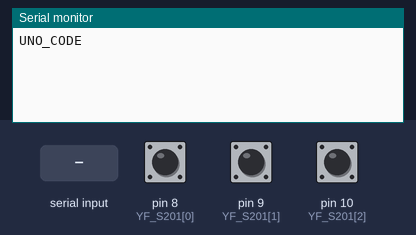
This sketch was run on a simulated Arduino Uno, built with avr-gcc and run on an emulated ATmega328P. On the bench: the last lines printed to the serial monitor. The inputs (shaded band) are chosen by the test bench; at power-on: pin 8 (YF_S201[0]) HIGH, pin 10 (YF_S201[2]) HIGH, pin 9 (YF_S201[1]) HIGH.

Above: at 1.2 s.
1.3 s: "a" received over the second serial link
At 1.9 s:
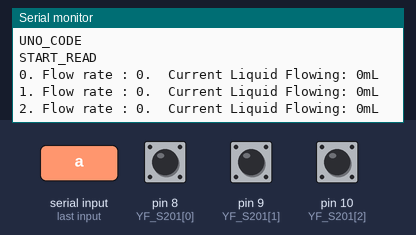
2.8 s: pin 8 (YF_S201[0]) pulled LOW for 0.15 s
At 5.5 s:
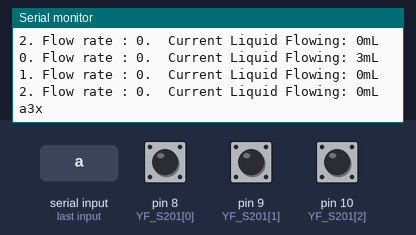
5.9 s: pin 10 (YF_S201[2]) pulled LOW for 0.15 s
At 8.7 s:
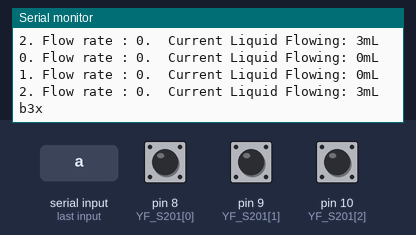
9.0 s: "b" received over the second serial link
At 10.5 s:
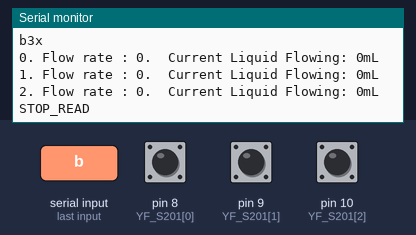
Timing chart, 0 to 11.6 s (numbered marks = the images above; inputs shaded):
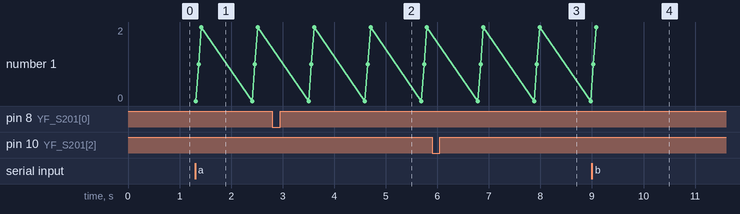

The sketch:

UNO_CODE.ino
```cpp
#include <SoftwareSerial.h>

SoftwareSerial esp8266(2, 3);

//  YF_S201[0]  cool, YF_S201[0]  hot, YF_S201[2]  showerhead

const int       YF_S201[3]  = {8, 9, 10};
const float     CalibrationFactor = 4.5;

//  YF_count = 유량센서 트리거, FLAG_YF = high low구분, FlowRate 현재유량
int             YF_count[3] = {0, 0, 0};
bool            FLAG_YF[3]  = {true, true, true};
int             Finsh_Flow[3] = {0, 0, 0};
float           FlowRate[3] = {0, 0, 0};
String          str_Serial  = "";
char            char_start[3] = {'a', 'b'};

unsigned int    mL_FR[3]    = {0, 0, 0};
unsigned long   Total_FR[3] = {0, 0, 0};

unsigned long   prev_time;

//bool            send_flag[3] = {false, false, false};
bool            send_flag = false, start_flag = false;
unsigned long   send_time;

void setup() {
  Serial.begin(9600);
  esp8266.begin(9600);
  Serial.println("UNO_CODE");
  for(int i=0;i<3;i++)pinMode(YF_S201[i], INPUT_PULLUP);

}

void loop() {
  if(start_flag){
    read_yf_s201();
    if( (millis() - prev_time) >= 1000){
      for(int i=0;i<3;i++){
        FlowRate[i] = ((1000.0/(millis()-prev_time)) * YF_count[i])/CalibrationFactor;

        mL_FR[i] = (FlowRate[i]/60)*1000;
        Total_FR[i] += mL_FR[i];

        YF_count[i] = 0;
        Serial.println();
        Serial.print(i);                     Serial.print(". Flow rate : ");
        Serial.print(int(FlowRate[i]));      Serial.print(".");

        Serial.print("  Current Liquid Flowing: ");
        Serial.print(Total_FR[i]);           Serial.println("mL");
        Serial.println();

        if(FlowRate[i]>0)Finsh_Flow[i]=1;
        else if( (FlowRate[i]==0) && (Total_FR[i]>0) ){
          Finsh_Flow[i]=2;
          if(!send_flag)send_time = millis();
          send_flag = true;
        }
      }
      prev_time = millis();
    }

    if(send_flag){
      if(Finsh_Flow[0]==2||Finsh_Flow[1]==2){
        str_Serial = char_start[0]+String(Total_FR[0]+Total_FR[1])+"x";
        Serial.println(str_Serial);
        esp8266.print(str_Serial);
        Finsh_Flow[0]=0;        Finsh_Flow[1]=0;
        Total_FR[0] = 0;        Total_FR[1] = 0;
        send_flag = false;
      }else if(Finsh_Flow[2]==2){
        str_Serial = char_start[1]+String(Total_FR[2])+"x";
        Serial.println(str_Serial);
        esp8266.print(str_Serial);
        Finsh_Flow[2]=0;
        Total_FR[2] = 0;
        send_flag = false;
      }
    }

  }


  if(esp8266.available()){
    char data = esp8266.read();
    if(data == 'a'){
      start_flag = true;
      reset_val();
      Serial.println("START_READ");
    }else if(data == 'b'){
      start_flag = false;
      reset_val();
      Serial.println("STOP_READ");
    }
  }

}

void read_yf_s201(){
  if(start_flag){
    for(int i=0;i<3;i++){
      if( (digitalRead(YF_S201[i]) == HIGH) && !FLAG_YF[i] )FLAG_YF[i]=true;
      else if( (digitalRead(YF_S201[i]) == LOW) && FLAG_YF[i] ){
        FLAG_YF[i] = false;
        YF_count[i]++;
      }
    }
  }
}

void reset_val(){
  for(int i=0;i<3;i++){
    YF_count[i] = 0;
    FLAG_YF[i] = true;
    Finsh_Flow[i] =0;
    FlowRate[i] = 0;
    mL_FR[i] = 0;
    Total_FR[i] = 0;
  }
  str_Serial  = "";
  send_flag = false;
}
```

Measured:
- after the input at 1.3 s, the serial monitor: prints a new line at once (image 1)
- after the input at 2.8 s, the serial monitor: prints a new line after 0.70 s (image 2)
- after the input at 5.9 s, the serial monitor: prints a new line after 0.99 s (image 3)
- after the input at 9.0 s, the serial monitor: prints a new line after 0.13 s (image 4)
